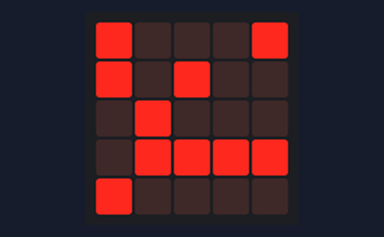
A program run on a simulated Calliope mini (MakeCode). Shown: the board's 5×5 LED display.

Above: at 0.1 s.
At 0.5 s:
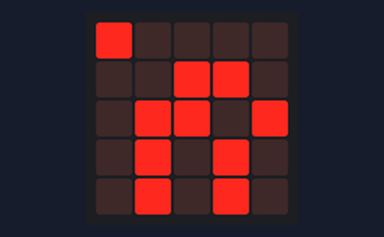
At 0.9 s:
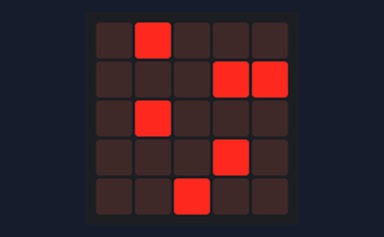
At 1.3 s:
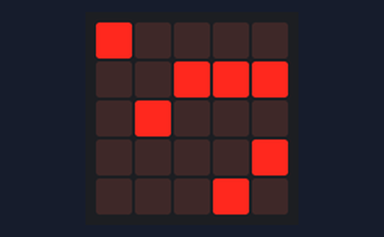
At 1.7 s:
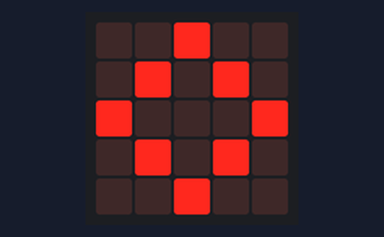

Measured:
- what the display in image 1 shows lasts 0.4 s, from 0.4 s to 0.8 s

The program:

main.ts
```typescript
basic.showLeds(`
    # . . . #
    # . # . .
    . # . . .
    . # # # #
    # . . . .
    `)
basic.showLeds(`
    # . . . .
    . . # # .
    . # # . #
    . # . # .
    . # . # .
    `)
basic.showLeds(`
    . # . . .
    . . . # #
    . # . . .
    . . . # .
    . . # . .
    `)
basic.showLeds(`
    # . . . .
    . . # # #
    . # . . .
    . . . . #
    . . . # .
    `)
basic.showIcon(IconNames.Diamond)
basic.forever(function () {

})
```

test.ts
```typescript
// Hier kann man Tests durchführen; diese Datei wird nicht kompiliert, wenn dieses Paket als Erweiterung verwendet wird.
```
